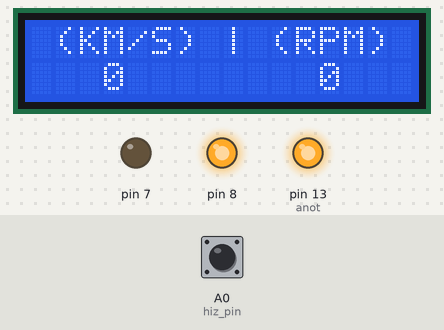
Recording of a sketch running on a simulated Arduino Uno, built with avr-gcc and run on an emulated ATmega328P. On the bench: 16×2 character LCD, output pins drawn as LEDs (lit = HIGH). The test bench sets the inputs (shaded band); at power-on: A0 (hiz_pin) LOW.

Above: at 6.2 s.
6.3 s: A0 (hiz_pin) driven HIGH
At 7.8 s:
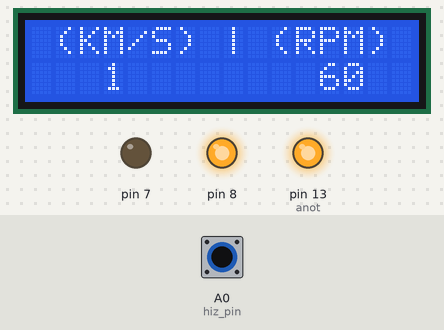
9.3 s: A0 (hiz_pin) driven LOW
12.3 s: A0 (hiz_pin) driven HIGH
15.3 s: A0 (hiz_pin) driven LOW
18.3 s: A0 (hiz_pin) pulsed HIGH 5 times (0.12 s each, 0.3 s apart)
At 19.9 s:
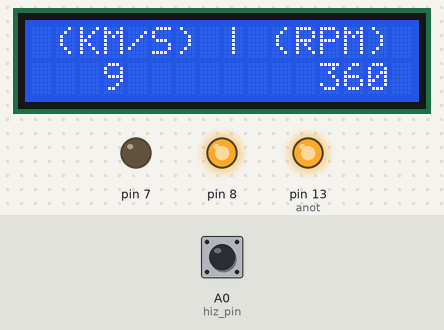
22.8 s: A0 (hiz_pin) driven HIGH
At 23.7 s:
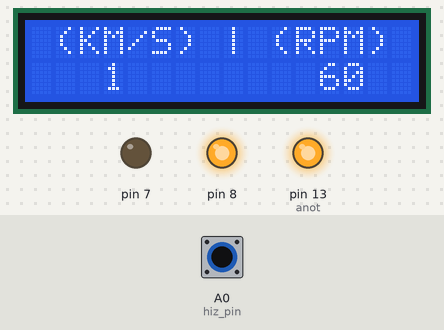
Timing chart, 0 to 25.8 s (numbered marks = the images above; inputs shaded):
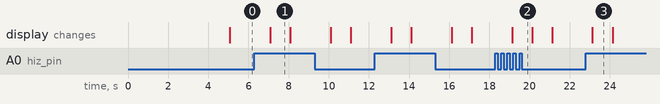

The sketch:

16x2_HIZ_OLCER.ino
```cpp
#include <LiquidCrystal.h>
const int rs = 12, en = 11, d4 = 5, d5 = 4, d6 = 3, d7 = 2;
//ozel degiskenler
long microSecs;
long freq;
int lastBit;
int nowVal;
long secs;
long maxHz;
long minHz;
long minmax;

//pin bağlantıları
#define hiz_pin A0
//hiz_carpani
double hiz_degiskeni =1.575;
int hiz =0;
int devir =0;
LiquidCrystal lcd(rs, en, d4, d5, d6, d7);

void setup() {
  pinMode(hiz_pin, INPUT);
  lcd.begin(16, 2);
  pinMode(13, OUTPUT);//anot
  pinMode(7, OUTPUT);
  pinMode(8, OUTPUT);
  analogWrite(7,30);//v0
  digitalWrite(13, HIGH);
  digitalWrite(8, HIGH);
  lcd.setCursor(0, 0);
  lcd.print("MERHABA, SISTEM");
  lcd.setCursor(0, 1);
  lcd.print("HAZIRLANIYOR....");
  delay(5000);
  lcd.clear();
  microSecs = micros();
  freq = 0;
  lastBit = 0;
  nowVal =0;
  maxHz=0;
  minHz=0;
  minmax=0;
  secs = millis();
}
int x=0;
void loop() {
  if ((microSecs+20)<micros()){
            nowVal=digitalRead(hiz_pin);

            if (lastBit!=nowVal) {
              lastBit=nowVal;
              freq=freq+1;
            }
            if (freq>maxHz){
              maxHz=freq;
            }
            if (freq<minHz){
              minHz=freq;
            }
            microSecs = micros();
        }
        if (secs+1000<millis()){

          if (minmax+300000<millis())
          {
            minmax=millis();
            minHz=freq;
            maxHz=freq;

          }
           hiz=freq*hiz_degiskeni;
           devir=freq*60;
            freq=0;
            secs=millis();
        }
  lcd.clear();
  lcd.setCursor(0, 0);
  lcd.print(" (KM/S) | (RPM)");
  lcd.setCursor(3, 1);
  lcd.print(hiz);
  lcd.setCursor(12, 1);
  lcd.print(devir);
}
```

Measured:
- after the input at 6.3 s, the display: changes after 0.78 s (image 1)
- after the input at 18.3 s, the display: changes after 0.83 s (image 2)
- after the input at 22.8 s, the display: changes after 0.33 s (image 3)
- what the display in image 1 shows lasts 1.0 s, from 7.1 s to 8.1 s
